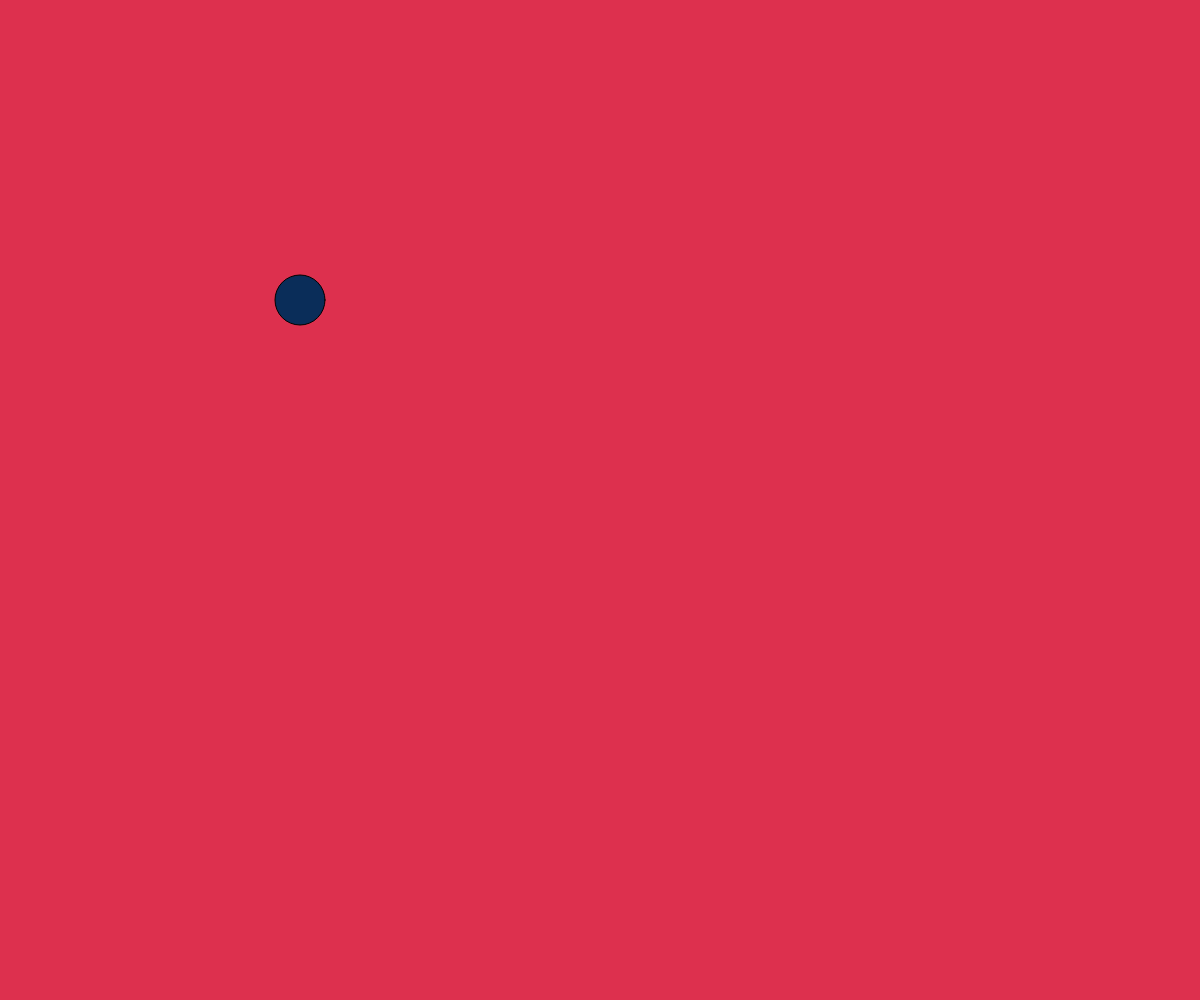
Frame 1 (no input)
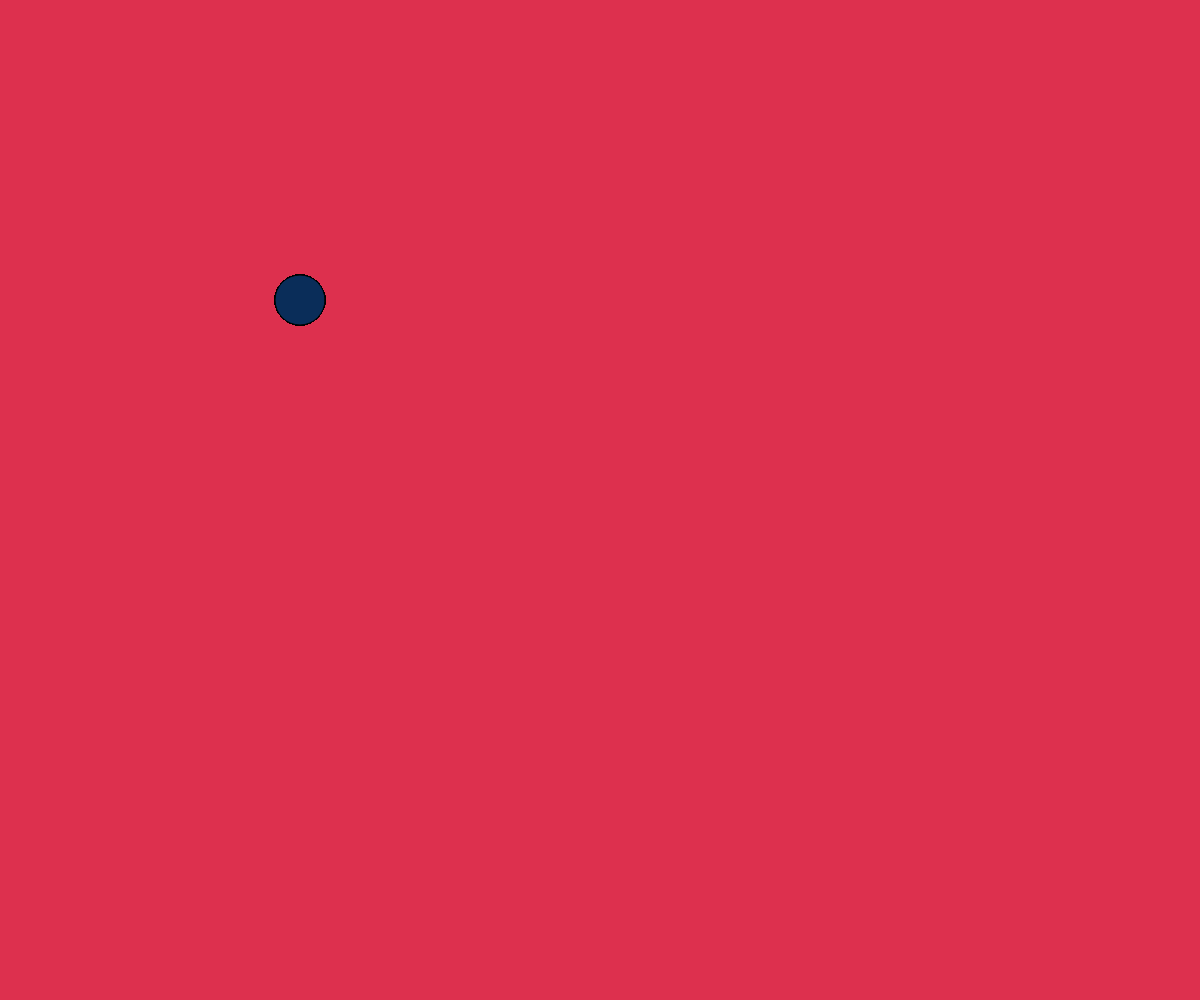
Frame 60 (no input)
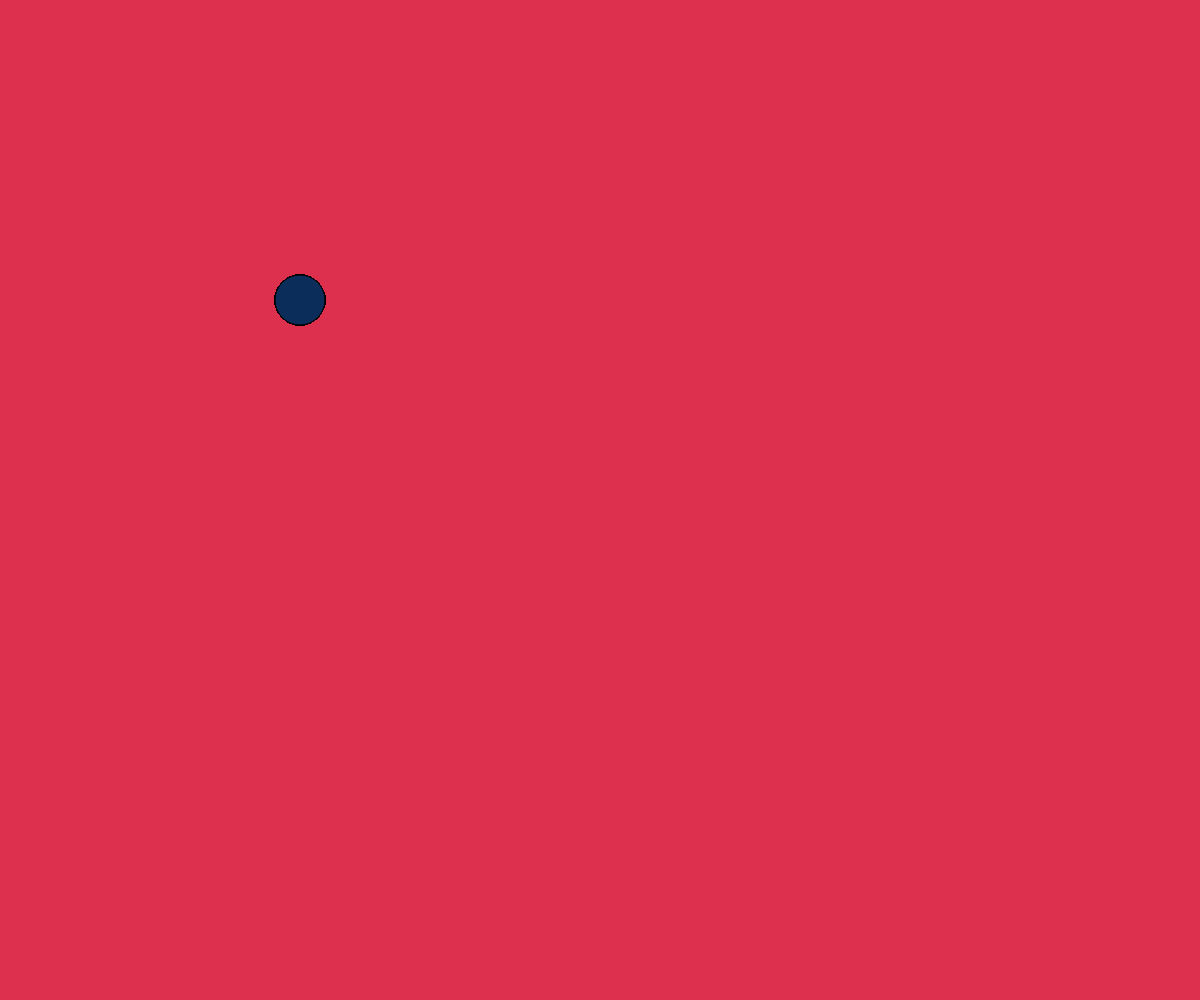
Frame 120 (the mouse pressed at the canvas centre since frame 60)

The p5.js sketch that drew these frames (run headless with seeded random() and noise() and a simulated clock; from frame 60 on, the mouse is pressed at the canvas centre):

// p5.js sketch
// ── sketch.js
function setup() {
  createCanvas(windowWidth, windowHeight)
  background(221, 48, 78) // 0-255 color scheme


}

function draw() {
  fill(10, 45, 89) //color fill before shape
  ellipse(300, 300, 50, 50) //first two are x, y coordinates

}
